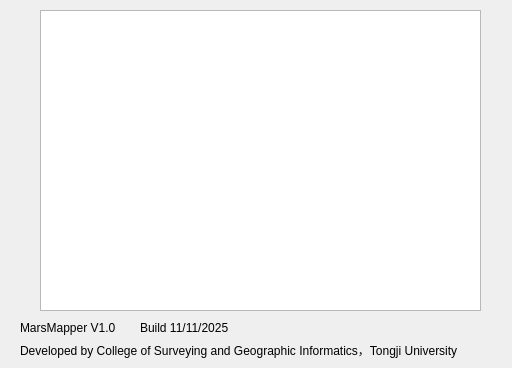
<?xml version="1.0" encoding="UTF-8"?>
<ui version="4.0">
 <class>HelpWindow</class>
 <widget class="QWidget" name="HelpWindow">
  <property name="geometry">
   <rect>
    <x>0</x>
    <y>0</y>
    <width>512</width>
    <height>368</height>
   </rect>
  </property>
  <property name="windowTitle">
   <string>关于软件</string>
  </property>
  <widget class="QGraphicsView" name="graphicsView">
   <property name="geometry">
    <rect>
     <x>40</x>
     <y>10</y>
     <width>441</width>
     <height>301</height>
    </rect>
   </property>
  </widget>
  <widget class="QLabel" name="label">
   <property name="geometry">
    <rect>
     <x>20</x>
     <y>320</y>
     <width>101</width>
     <height>16</height>
    </rect>
   </property>
   <property name="text">
    <string>MarsMapper V1.0</string>
   </property>
  </widget>
  <widget class="QLabel" name="label_2">
   <property name="geometry">
    <rect>
     <x>140</x>
     <y>320</y>
     <width>101</width>
     <height>16</height>
    </rect>
   </property>
   <property name="text">
    <string>Build 11/11/2025</string>
   </property>
  </widget>
  <widget class="QLabel" name="label_3">
   <property name="geometry">
    <rect>
     <x>20</x>
     <y>330</y>
     <width>481</width>
     <height>41</height>
    </rect>
   </property>
   <property name="text">
    <string>&lt;html&gt;&lt;head/&gt;&lt;body&gt;&lt;p&gt;Developed by College of Surveying and Geographic Informatics，Tongji University&lt;/p&gt;&lt;/body&gt;&lt;/html&gt;</string>
   </property>
  </widget>
 </widget>
 <resources/>
 <connections/>
</ui>
